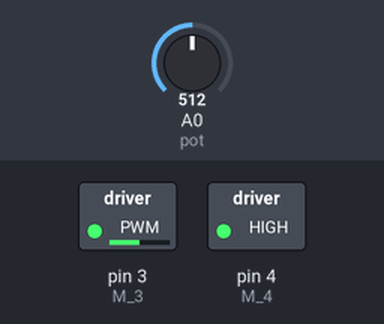
Simulated run of this sketch. Board: Arduino Uno, built with avr-gcc and run on an emulated ATmega328P. Shown: switched loads named in the sketch (green lamp = pin HIGH). Inputs (shaded band) come from the test bench; at power-on: A0 (pot) = 512.

Above: at 1.2 s.
1.3 s: A0 (pot) set to 535
At 2.0 s:
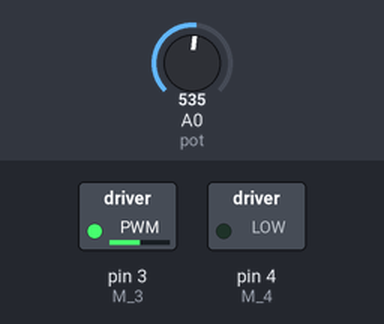
2.8 s: A0 (pot) set to 716
At 3.1 s:
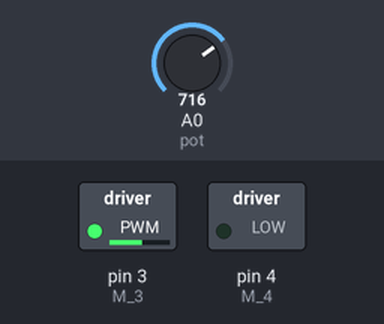
4.3 s: A0 (pot) set to 511
At 5.4 s:
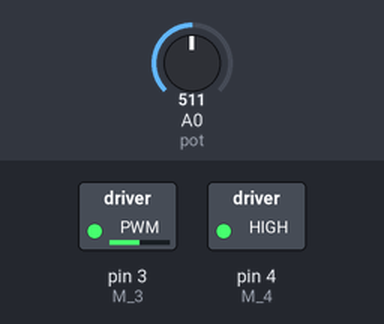
Timing chart, 0 to 7.3 s (numbered marks = the images above; inputs shaded):
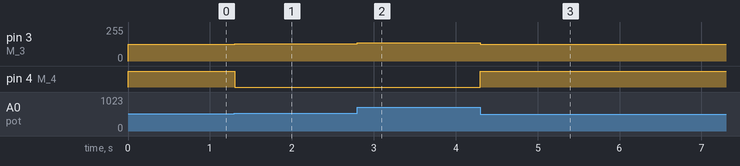

The sketch:

PotenciometroMotor.ino
```cpp
int M_3=3;
int M_4=4;
int pot=A0;
int vel;
int adelante;
int atras;

void setup()
{
  pinMode(M_3,OUTPUT);
  pinMode(M_4,OUTPUT);
  Serial.begin(9600);
}

void loop()
{
  vel=analogRead(pot);
  adelante = map(vel,0,1023,100,155);
  atras = map(vel,0,1023,155,100);
  analogWrite(M_3,adelante);
  analogWrite(M_4,atras);
}
```

Measured:
- the behaviour switches between 520 and 521 on A0 (pot) (found by bisection; images 0 and 1)
- after the input at 1.3 s, pin 3 (M_3): 127/255 → 128/255 at once; pin 4 (M_4): HIGH → LOW at once
- after the input at 2.8 s, pin 3 (M_3): 128/255 → 138/255 at once
- after the input at 4.3 s, pin 3 (M_3): 138/255 → 127/255 at once; pin 4 (M_4): LOW → HIGH at once
